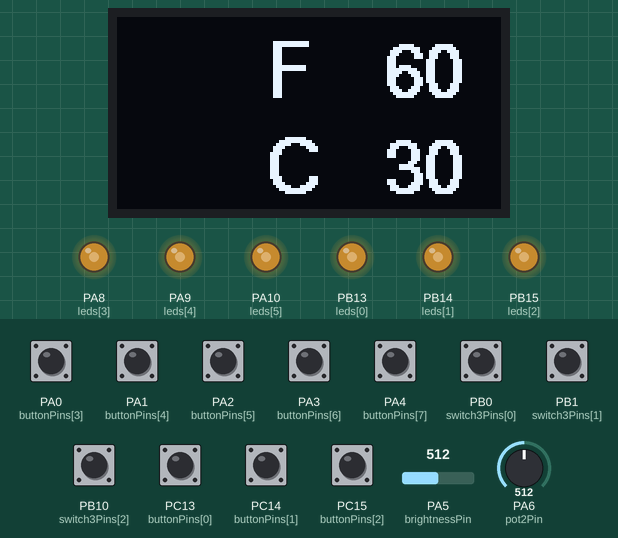
A sketch run on a simulated STM32 Blue Pill. Shown: 128×64 one-colour display, output pins drawn as LEDs (lit = HIGH). The inputs (shaded band) are chosen by the test bench; at power-on: PA0 (buttonPins[3]), PA1 (buttonPins[4]), PA2 (buttonPins[5]), PA3 (buttonPins[6]), PA4 (buttonPins[7]), PB0 (switch3Pins[0]), PB1 (switch3Pins[1]), PB10 (switch3Pins[2]), PC13 (buttonPins[0]), PC14 (buttonPins[1]), PC15 (buttonPins[2]) HIGH, PA5 (brightnessPin) = 512, PA6 (pot2Pin) = 512 (analog values on the 0–1023 scale).

Above: at 1.2 s.
1.3 s: PB0 (switch3Pins[0]) pulled LOW for 0.15 s
At 2.3 s:
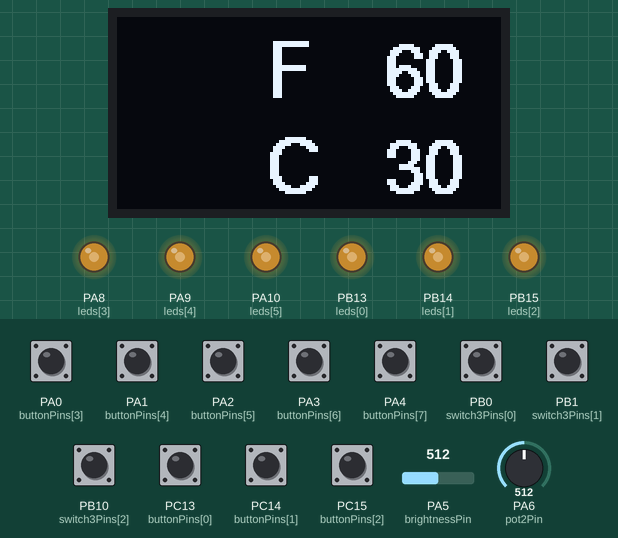
3.0 s: PA5 (brightnessPin) set to 716
At 4.2 s:
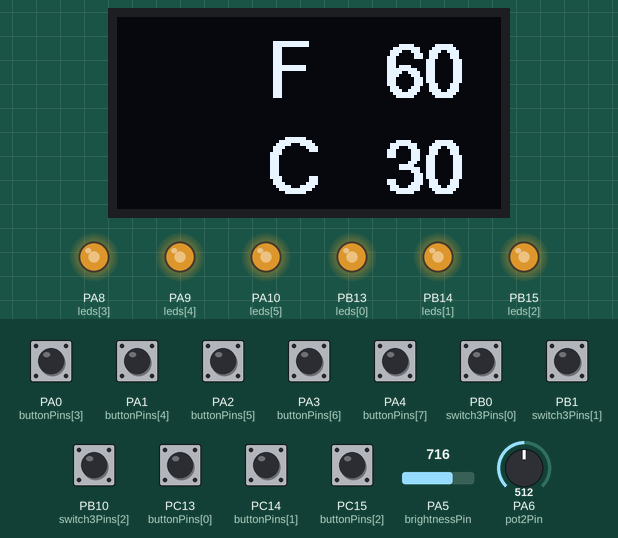
4.5 s: PA5 (brightnessPin) set to 900
At 5.3 s:
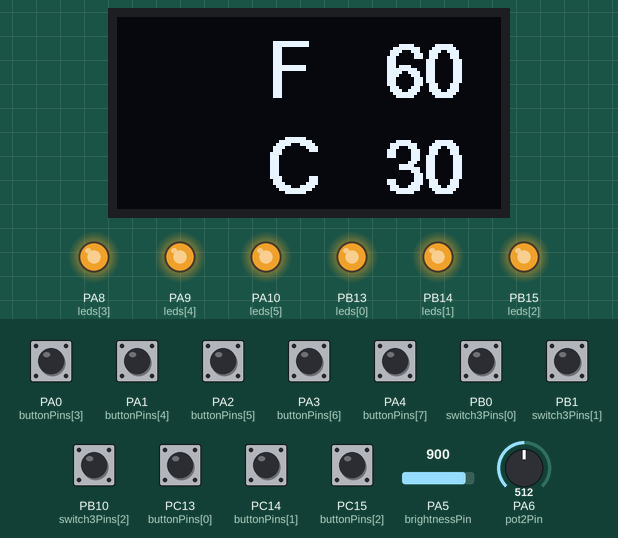
6.0 s: PA5 (brightnessPin) set to 195
At 6.7 s:
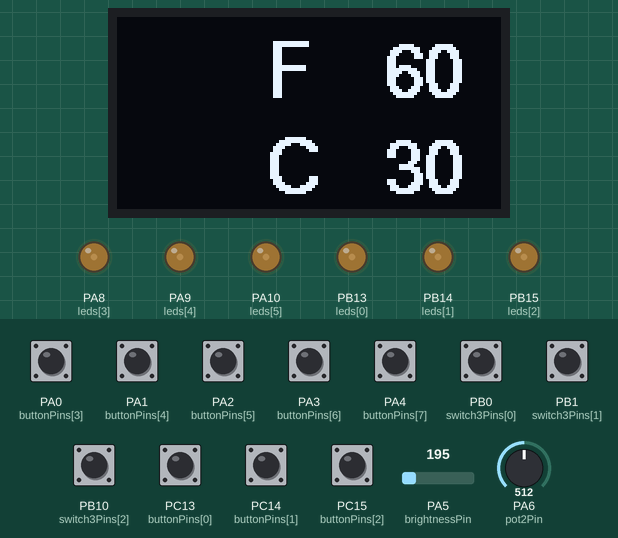
7.5 s: PB0 (switch3Pins[0]) pulled LOW for 1 s
At 8.3 s:
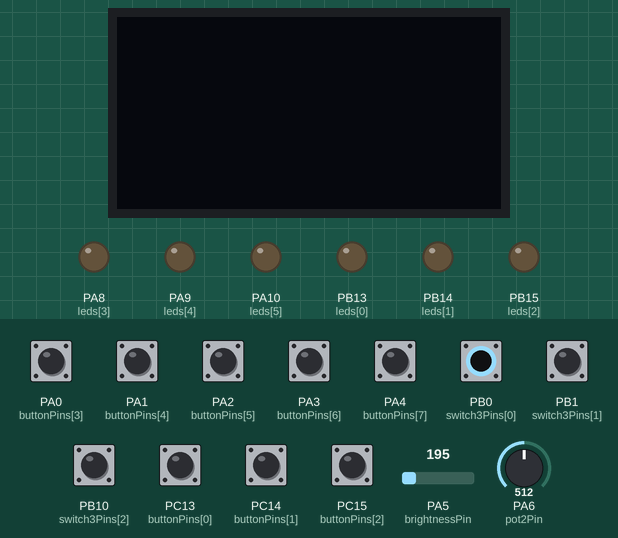
Timing chart, 0 to 10.5 s (numbered marks = the images above; inputs shaded):
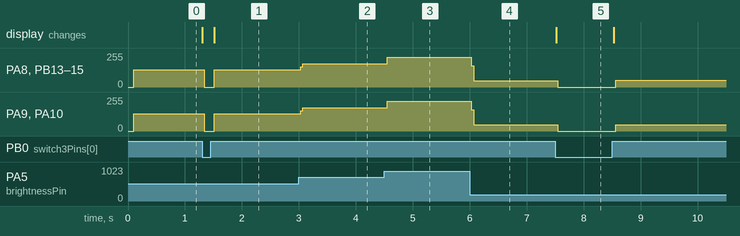

The sketch:

CMWS_V0.1.ino
```cpp
#include <Wire.h>
#include <U8g2lib.h>

// =====================================================
// ECRAN SH1106 128x64 I2C
// SDA = PB7
// SCL = PB6
// =====================================================

U8G2_SH1106_128X64_NONAME_1_HW_I2C u8g2(U8G2_R2);

// =====================================================
// 8 SWITCHS 2 POSITIONS
// =====================================================

const uint8_t nbButtons = 8;

const uint8_t buttonPins[8] = {
  PC13,
  PC14,
  PC15,
  PA0,
  PA1,
  PA2,
  PA3,
  PA4
};

// =====================================================
// POTENTIOMETRES
// =====================================================

const uint8_t brightnessPin = PA5;
const uint8_t pot2Pin = PA6;

// =====================================================
// SWITCH 3 POSITIONS
// =====================================================

const uint8_t switch3Pins[3] = {
  PB0,
  PB1,
  PB10
};

// =====================================================
// 6 LED
// =====================================================

const uint8_t nbLeds = 6;

const uint8_t leds[6] = {
  PB13,
  PB14,
  PB15,
  PA8,
  PA9,
  PA10
};

// =====================================================
// PWM
// =====================================================

const uint8_t PWM_LEVELS = 100;

volatile uint8_t pwmCounter = 0;
volatile uint8_t ledBrightness = 100;

HardwareTimer *pwmTimer = nullptr;

// =====================================================
// ETAT GENERAL
// =====================================================

volatile bool systemOff = false;

// =====================================================
// INTERRUPTION PWM
// =====================================================

void pwmInterrupt() {

  pwmCounter++;

  if (pwmCounter >= PWM_LEVELS) {
    pwmCounter = 0;
  }

  // Si PB0 demande l'extinction :
  // toutes les LED restent éteintes
  if (systemOff) {

    for (uint8_t i = 0; i < nbLeds; i++) {
      digitalWrite(leds[i], LOW);
    }

    return;
  }

  bool state = (pwmCounter < ledBrightness);

  for (uint8_t i = 0; i < nbLeds; i++) {
    digitalWrite(leds[i], state ? HIGH : LOW);
  }
}

// =====================================================
// SETUP
// =====================================================

void setup() {

  // ---------------------------------------------------
  // ADC
  // ---------------------------------------------------

  analogReadResolution(12);

  // ---------------------------------------------------
  // ECRAN
  // ---------------------------------------------------

  Wire.setSDA(PB7);
  Wire.setSCL(PB6);
  Wire.begin();

  u8g2.begin();

  // ---------------------------------------------------
  // BOUTONS
  // ---------------------------------------------------

  for (uint8_t i = 0; i < nbButtons; i++) {
    pinMode(buttonPins[i], INPUT_PULLUP);
  }

  // ---------------------------------------------------
  // SWITCH 3 POSITIONS
  // ---------------------------------------------------

  for (uint8_t i = 0; i < 3; i++) {
    pinMode(switch3Pins[i], INPUT_PULLUP);
  }

  // ---------------------------------------------------
  // LEDS
  // ---------------------------------------------------

  for (uint8_t i = 0; i < nbLeds; i++) {
    pinMode(leds[i], OUTPUT);
    digitalWrite(leds[i], LOW);
  }

  // ---------------------------------------------------
  // TIMER PWM
  // ---------------------------------------------------

  pwmTimer = new HardwareTimer(TIM2);

  pwmTimer->setOverflow(10000, HERTZ_FORMAT);
  pwmTimer->attachInterrupt(pwmInterrupt);
  pwmTimer->resume();
}

// =====================================================
// LOOP
// =====================================================

void loop() {

  // ===================================================
  // POSITION DU SWITCH 3 POSITIONS
  // ===================================================

  bool switchPB0 = !digitalRead(PB0);
  bool switchPB1 = !digitalRead(PB1);
  bool switchPB10 = !digitalRead(PB10);

  // ---------------------------------------------------
  // PB0 = TOUT ETEINDRE
  // ---------------------------------------------------

  if (switchPB0) {

    systemOff = true;

    // Eteindre immédiatement les LED
    for (uint8_t i = 0; i < nbLeds; i++) {
      digitalWrite(leds[i], LOW);
    }

    // Eteindre complètement l'écran
    u8g2.setPowerSave(1);

  } else {

    systemOff = false;

    // =================================================
    // PA5 = LUMINOSITE
    // =================================================

    uint16_t potBrightness = analogRead(brightnessPin);

    // LED : 0 à 100 %
    ledBrightness = map(
      potBrightness,
      0,
      4095,
      0,
      100
    );

    // =================================================
    // ECRAN
    // =================================================

    // 0 à 5 % = écran éteint
    if (potBrightness < 205) {

      u8g2.setPowerSave(1);

    } else {

      u8g2.setPowerSave(0);

      // 5 à 100 % = contraste 0 à 255
      uint8_t screenContrast = map(
        potBrightness,
        205,
        4095,
        0,
        255
      );

      u8g2.setContrast(screenContrast);
    }

    // =================================================
    // ECRAN
    // =================================================

    if (potBrightness >= 205) {

      u8g2.firstPage();

      do {

        u8g2.setFont(u8g2_font_helvB18_tf);

        u8g2.drawStr(50, 27, "F");
        u8g2.drawStr(50, 59, "C");

        u8g2.drawStr(90, 27, "60");
        u8g2.drawStr(90, 59, "30");

      } while (u8g2.nextPage());
    }
  }

  // ===================================================
  // PA6 = POTENTIOMETRE 2
  // ===================================================

  uint16_t pot2Value = analogRead(pot2Pin);

  // ===================================================
  // 8 BOUTONS
  // ===================================================

  for (uint8_t i = 0; i < nbButtons; i++) {

    bool buttonState = !digitalRead(buttonPins[i]);

    // Fonctions à ajouter plus tard
  }
}
```

Measured:
- after the input at 1.3 s, PA8 (leds[3]), PA9 (leds[4]), PA10 (leds[5]), PB13 (leds[0]), PB14 (leds[1]), PB15 (leds[2]): 128/255 → 0/255 at once, → 128/255 0.17 s later; the display: first changes at once (image 1 shows a later state)
- after the input at 3.0 s, PA8 (leds[3]), PA9 (leds[4]), PA10 (leds[5]), PB13 (leds[0]), PB14 (leds[1]), PB15 (leds[2]): 128/255 → 176/255 at once
- after the input at 4.5 s, PA8 (leds[3]), PA9 (leds[4]), PA10 (leds[5]), PB13 (leds[0]), PB14 (leds[1]), PB15 (leds[2]): 176/255 → 222/255 after 0.05 s
- after the input at 6.0 s, PA8 (leds[3]), PA9 (leds[4]), PA10 (leds[5]), PB13 (leds[0]), PB14 (leds[1]), PB15 (leds[2]): 222/255 → 48/255 at once
- after the input at 7.5 s, PA8 (leds[3]), PB13 (leds[0]), PB14 (leds[1]), PB15 (leds[2]): 48/255 → 0/255 after 0.05 s, → 49/255 1.0 s later; PA9 (leds[4]), PA10 (leds[5]): 48/255 → 0/255 after 0.05 s, → 48/255 1.0 s later; the display: changes at once (image 5)
